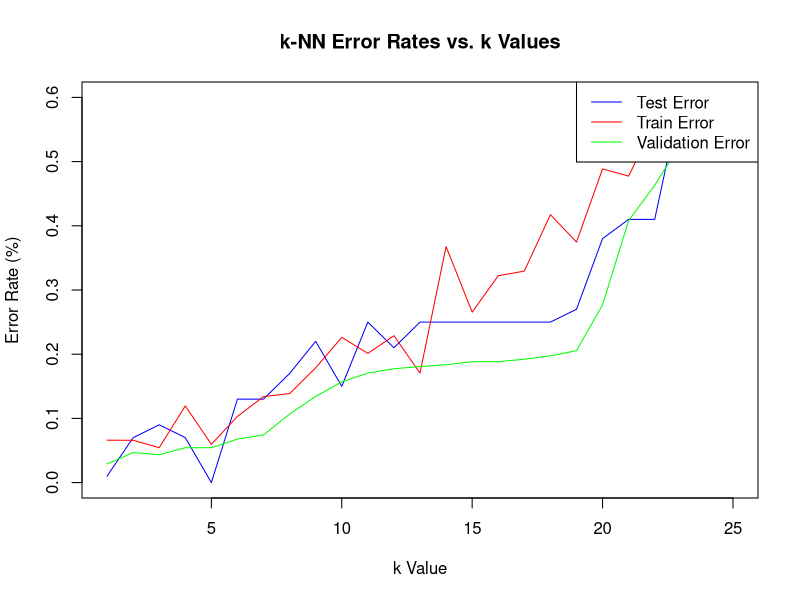

Write R code to recreate this figure.
library(palmerpenguins)
library(caTools)
library(class)
library(caret)
library(ggfortify)
data(penguins)

penguins <- na.omit(penguins)

set.seed(122)
training_rows <- sample(1:nrow(penguins), replace = F, size = nrow(penguins) * 0.7)


# Training set
train_penguins <- penguins[training_rows, -c(2, 8)]
train_label <- train_penguins$species
train_penguins <- scale(train_penguins[c("bill_length_mm", "bill_depth_mm", "flipper_length_mm", "body_mass_g")])


# Testing set
test_penguins <- penguins[-training_rows, -c(2, 8)]
test_penguins <- scale(test_penguins[c("bill_length_mm", "bill_depth_mm", "flipper_length_mm", "body_mass_g")])
test_label <- penguins[-training_rows, 1]

#PCA
pca_data <- prcomp(train_penguins, center = TRUE, scale. = TRUE)

#These were picked as they make up 97% of the cumlative proportion
rotate <- pca_data$rotation[, 1:3]
pca_train <- as.matrix(train_penguins) %*% (rotate)
pca_test <- as.matrix(test_penguins) %*% (rotate)

k <- 1:25
k_train_errors <- numeric(length(k))
k_test_errors <- numeric(length(k))
k_val_errors <- numeric(length(k))

for (i in 1:length(k)) {
    train_fold_errors <- numeric(10)
    val_fold_errors <- numeric(10)
    folds <- createFolds(train_label, k = 10)

    for (fold in 1:length(folds)) {
        train_idx <- unlist(folds[[fold]])
        val_idx <- setdiff(1:length(train_label), train_idx)

        X_train_fold <- pca_train[train_idx,]
        X_val_fold <- pca_train[val_idx,]
        y_train_fold <- train_label[train_idx]
        y_val_fold <- train_label[val_idx]

        knn <- train(
            x = X_train_fold,
            y = y_train_fold,
            method = "knn",
            tuneGrid = data.frame(k = k[i])
        )
        y_train_pred <- predict(knn, X_train_fold)
        y_val_pred <- predict(knn, X_val_fold)

        val_fold_errors[fold] <- (confusionMatrix(y_val_pred, y_val_fold)$overall["Accuracy"])
    }
    k_train_errors[i] <- 1 - mean(knn$results$Accuracy)
    k_test_errors[i] <- 1 - confusionMatrix(predict(knn, pca_test), as.factor(test_label$species))$overall["Accuracy"]
    k_val_errors[i] <- 1 - mean(val_fold_errors)
}
plot(k, k_test_errors, type = "l", col = "blue", 
     xlab = "k Value", ylab = "Error Rate (%)", main = "k-NN Error Rates vs. k Values")
lines(k, k_train_errors, col = "red")
lines(k, k_val_errors, col = "green")
legend("topright", legend = c("Test Error", "Train Error", "Validation Error"),
       col = c("blue", "red", "green"), lty = 1)

best_k <- which.min(k_val_errors) + 1
knn_best <- train(
    x = pca_train,
    y = train_label,
    method = "knn",
    tuneGrid = data.frame(k = best_k)
)

test_predictions <- predict(knn_best, pca_test)
matrix <- confusionMatrix(data = test_predictions, reference = test_label$species)
precision <- mean(matrix$byClass[, "Pos Pred Value"])
recall <- mean(matrix$byClass[, "Recall"])
f1_score <- 2 * (precision * recall) / (precision + recall)
